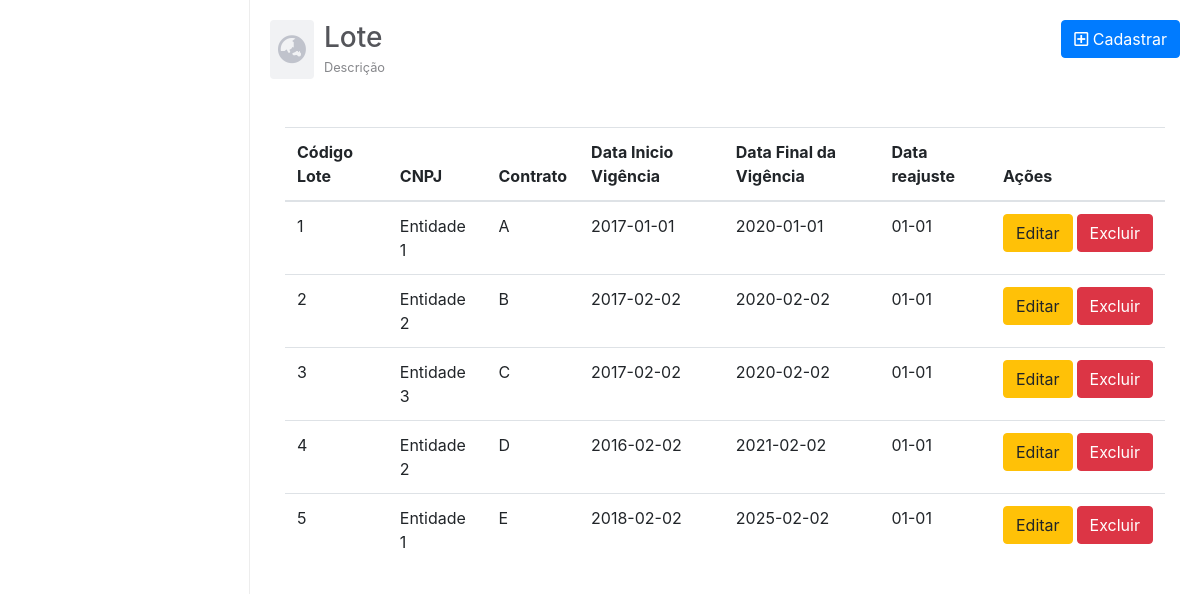
Before: /View/Lote.php with the older database file.
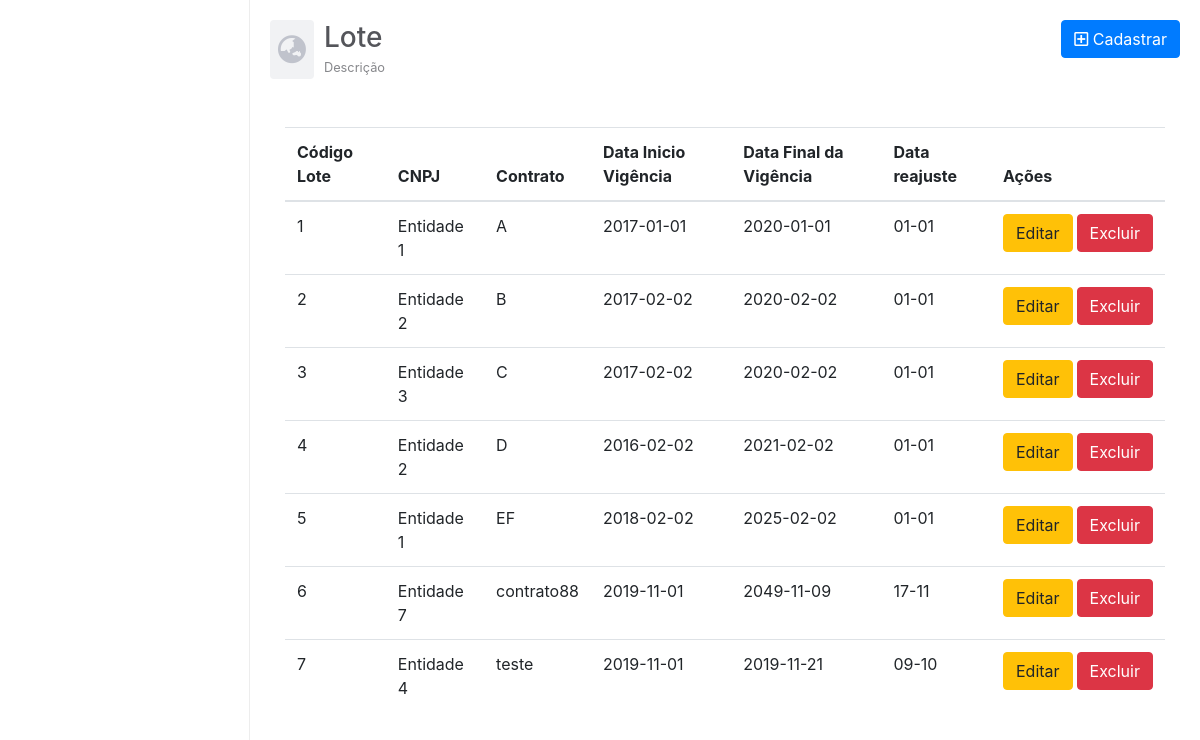
After: the same page with the newer database file.
### tables this page shows
CREATE TABLE IF NOT EXISTS `lote` (
  `cod_lote` int(11) NOT NULL,
  `cnpj` varchar(14) NOT NULL,
  `contrato` varchar(10) DEFAULT NULL,
  `dt_inicio_vig` date DEFAULT NULL,
  `dt_final_vig` date DEFAULT NULL,
  `dt_reajuste` date DEFAULT NULL,
  PRIMARY KEY (`cod_lote`),
  KEY `fk_lote_entidade1_idx` (`cnpj`)
);

CREATE TABLE IF NOT EXISTS `entidade` (
  `cnpj` char(14) NOT NULL,
  `nome` varchar(50) DEFAULT NULL,
  `endereco` varchar(100) DEFAULT NULL,
  `numero` varchar(10) DEFAULT NULL,
  `bairro` varchar(100) DEFAULT NULL,
  `cep` varchar(8) DEFAULT NULL,
  `nome_municipio` varchar(50) DEFAULT NULL,
  `uf` varchar(2) DEFAULT NULL,
  `observacao` varchar(1000) DEFAULT NULL,
  PRIMARY KEY (`cnpj`)
);

### Model/DAO/ClassLoteDAO.php (called while the page is built, shortened)
<?php
class ClassLoteDAO {
    public function listarLote(){
        try {
            $pdo = Conexao::getInstance();
            $sql = "SELECT lote.cod_lote, entidade.nome, lote.cnpj, lote.contrato, lote.dt_inicio_vig, lote.dt_final_vig, lote.dt_reajuste
            FROM lote
            INNER JOIN entidade ON lote.cnpj = entidade.cnpj
            ORDER BY lote.cod_lote ASC";
            $stmt = $pdo->prepare($sql);
            $stmt->execute();
            return $stmt->fetchAll();
        } catch (PDOException $ex) {
            return $ex->getMessage();
        }
    }
}

### Controller/ControleListarLote.php (called while the page is built)
<?php
require_once '../Model/DAO/ClassLoteDAO.php';
$listar = new ClassLoteDAO();
$dados = $listar->listarLote();
if($dados) {
    $array_dados = $dados;
} else {
    $array_dados = [];
}

### view/Lote.php (the view, shortened to what this page needs)
<?php
  include_once("_cabecalho.php");
  require_once("../Controller/ControleListarLote.php");
  ?>
  <main id="main">
      <div class="row mb-5">
        <div id="mainHeader" class="col-md-6 d-flex align-items-center">
          <span id="mainHeaderIcon">
          <i class="fas fa-globe-asia"></i>
          </span>
          <span>
            <h3 class="mb-0">Lote</h3>
            <small>Descrição</small>
          </span>
        </div>
        <div class="col-md-6 text-right">
          <button type="button" class="btn btn-primary" data-toggle="modal" data-target=".cadastrar-lote-modal-lg">
            <i class="far fa-plus-square"></i>
            Cadastrar
          </button>
        </div>
      </div>
      <div class="container">
        <div class="row">
          <div class="col-12">
            <div class="table-responsive">
              <table class="table">
                <thead>
                  <tr>
                    <th scope="col">Código Lote</th>
                    <th scope="col">CNPJ</th>
                    <th scope="col">Contrato</th>
                    <th scope="col">Data Inicio Vigência</th>
                    <th scope="col">Data Final da Vigência</th>
                    <th scope="col">Data reajuste</th>
                    <th scope="col">Ações</th>
                  </tr>
                </thead>
                <tbody>
                <?php
                  foreach ($array_dados as $key => $value) {
                      ?>
                      <tr>
                        <td><?php echo $value['cod_lote'] ?></td>
                        <td><?php echo $value['nome'] ?></td>
                        <td><?php echo $value['contrato'] ?></td>
                        <td><?php echo $value['dt_inicio_vig'] ?></td>
                        <td><?php echo $value['dt_final_vig'] ?></td>
                        <td><?php echo date('d-m', strtotime($value['dt_reajuste']))?> </td>
                        <td>
                          <span class="d-flex">
                          <a href="<?php echo URL ?>View/LoteEditar.php?cod_lote=<?php echo $value['cod_lote'] ?>" class="btn btn-warning mr-1"> Editar
                          </a>
                          <button onclick="apagarDados('<?php echo URL ?>Controller/ControleApagarLote.php?cod_lote=<?php echo $value['cod_lote'] ?>&cnpj=<?php echo $value['cnpj'] ?>')" class="btn btn-danger">Excluir</button>
                          </span>
                        </td>
                      </tr>
                      <?php
                  }
                ?>
                </tbody>
              </table>
            </div>
          </div>
        </div>
      </div>
  </main>
<?php
    include_once('_rodape.php');
?>

Changed rows visible on the page:
changed lote id 5: contrato "E" → "EF"
added lote: cod_lote "6", cnpj.nome "Entidade 7", contrato "contrato88", dt_inicio_vig "2019-11-01", dt_final_vig "2049-11-09", dt_reajuste "17-11"
added lote: cod_lote "7", cnpj.nome "Entidade 4", contrato "teste", dt_inicio_vig "2019-11-01", dt_final_vig "2019-11-21", dt_reajuste "09-10"
